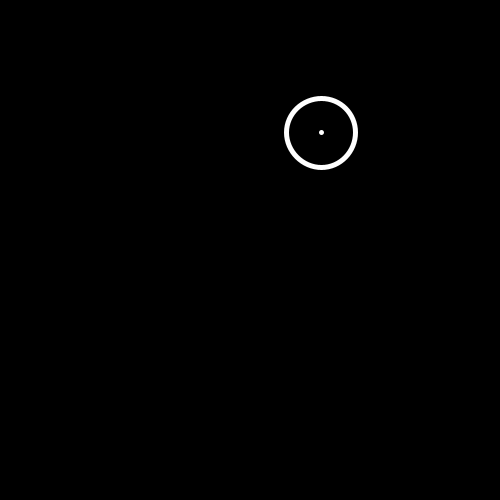
Frame 1 (no input)
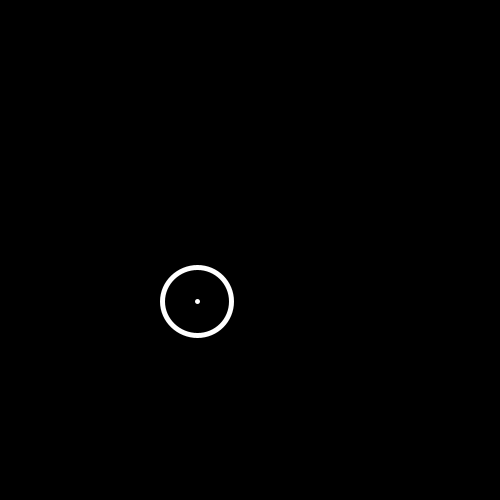
Frame 60 (the mouse pressed at the canvas centre just before this capture)
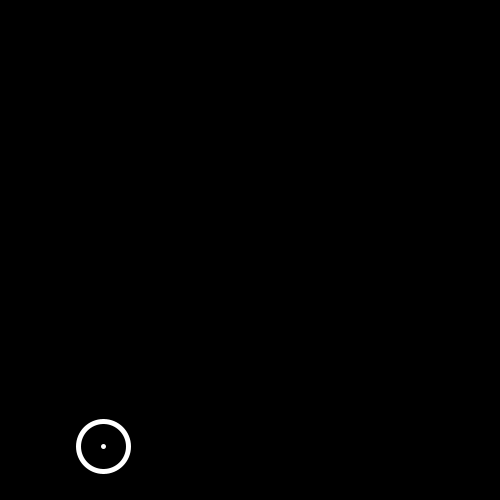
Frame 120 (the mouse held since frame 60 and released just before this capture)

The Processing sketch that drew these frames (run headless with seeded random() and noise(); from frame 60 on, the mouse is pressed at the canvas centre):

// Processing sketch: E2_2_PVector_mvmt_boundaries
// ── E2_2_PVector_mvmt_boundaries.pde
//create PVector to store position
PVector pos;

//add a PVector to store acceleration
PVector acc;

int speed = 4;

void setup() {

  size(500, 500);

  //populate pos with x,y and z values (in this instance we use z to hold our size value)
  pos = new PVector(random(width), random(height), random(40, 70));

  //populate acc with x,y values
  acc = new PVector(random(-speed, speed), random(-speed, speed), 0);

  //styling
  noFill();
  strokeWeight(5);
  stroke(255);
}

void draw() {

  background(0);

  //use the add method to add toghter
  pos.add(acc);


  //check to see if pos.x is contained within the screen width
  if ( (pos.x > width) || (pos.x < 0)) {

    //create a border
    //if ( (pos.x > width-(pos.z/2)) || (pos.x < (pos.z/2))) {

    //multiply the accelearation.x by -1
    // we can think of this as a switch between positive and negative values for acceleration
    acc.x = acc.x * -1;
  }

  //check to see if pos.y is contained within the screen width
  if ( (pos.y > width) || (pos.y < 0)) {

    //create a border
    //if ( (pos.y > height-(pos.z/2)) || (pos.y < (pos.z/2))) {

    //multiply the acceleration.y by -1
    acc.y = acc.y * -1;
  }


  ellipse(pos.x, pos.y, pos.z, pos.z);
  point(pos.x, pos.y);
}

//generate a new random position on mousePress
void mousePressed() {
  speed = int(random(8));
  pos = new PVector(random(width), random(height), random(40, 70));
}
